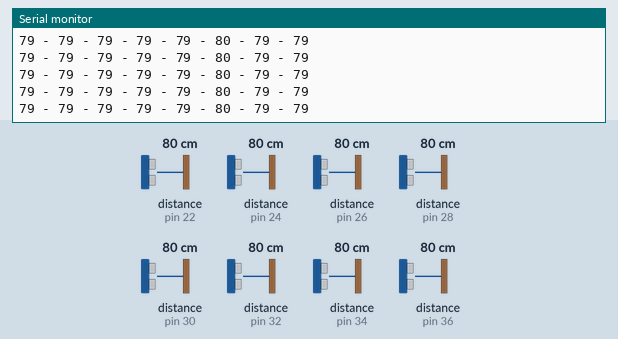
This sketch was run on a simulated Arduino Mega 2560, built with avr-gcc and run on an emulated ATmega2560. Shown: the last lines printed to the serial monitor. Wiring (inferred from the names in the program): 8 × ultrasonic range finder: trigger pin 23, echo pin 22 / trigger pin 25, echo pin 24 / trigger pin 27, echo pin 26 / trigger pin 29, echo pin 28 / trigger pin 31, echo pin 30 / trigger pin 33, echo pin 32 / trigger pin 35, echo pin 34 / trigger pin 37, echo pin 36. Inputs (shaded band) come from the test bench; at power-on: distance to the obstacle (sensors on pin 22, pin 24, pin 26, pin 28, pin 30, pin 34, pin 32, pin 36) 80 cm. The echo pulse lasts 58.3 µs per cm.

Above: at 1.2 s.
1.3 s: distance to the obstacle (sensor on pin 22) set to 2 cm
At 1.39 s:
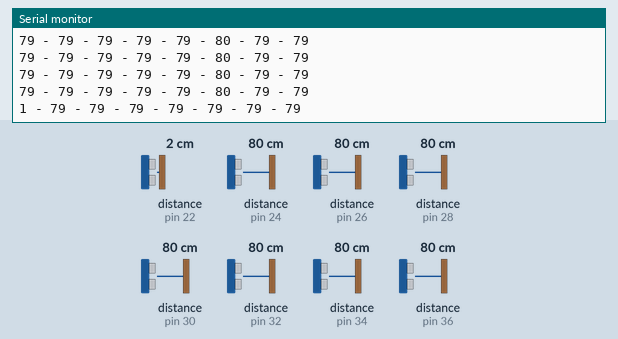
4.3 s: distance to the obstacle (sensor on pin 24) set to 299 cm
At 4.52 s:
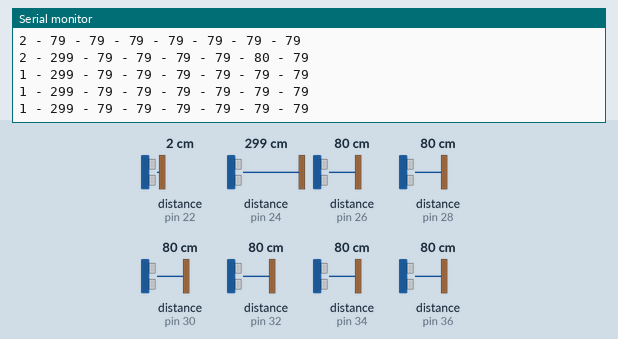
7.3 s: distance to the obstacle (sensor on pin 26) set to 35 cm
At 7.38 s:
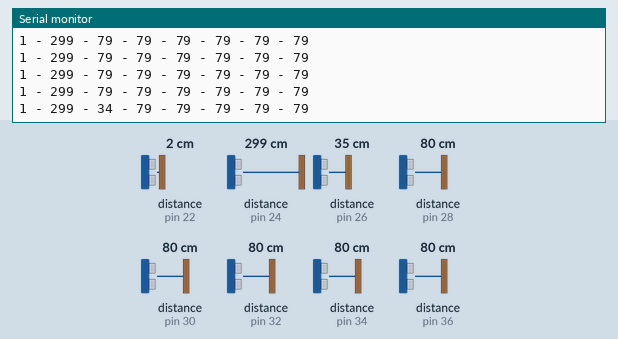
10.3 s: distance to the obstacle (sensor on pin 28) set to 18 cm
At 10.34 s:
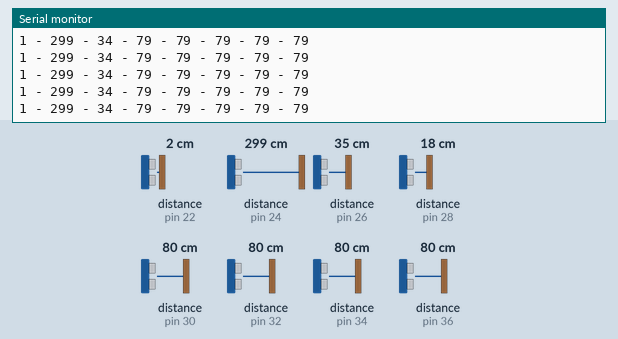
13.3 s: distance to the obstacle (sensor on pin 30) set to 4 cm
At 13.31 s:
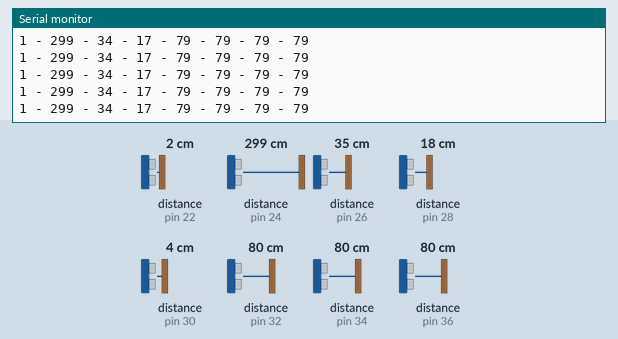
16.3 s: distance to the obstacle (sensor on pin 34) set to 35 cm
At 16.3 s:
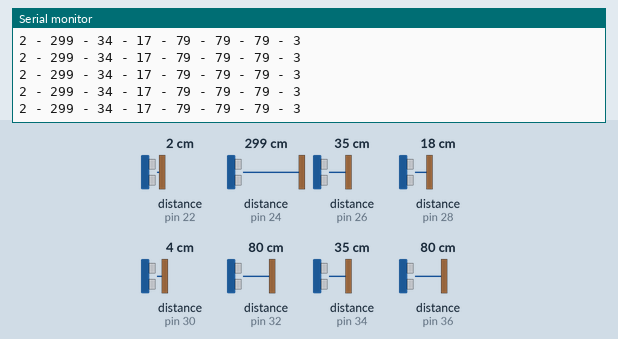
Timing chart, 0 to 19.3 s (numbered marks = the images above; inputs shaded):
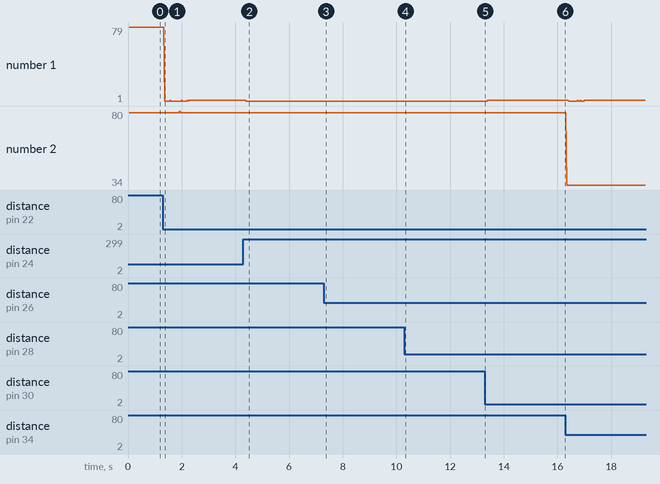

Measured:
- after the input at 1.3 s, the serial monitor: prints a new line after 0.07 s (image 1)
- after the input at 4.3 s, the serial monitor: prints a new line after 0.07 s (image 2)
- after the input at 7.3 s, the serial monitor: prints a new line after 0.07 s (image 3)
- plotted number 1: 79 → 2 after the input at 1.3 s, 1 → 2 after the input at 13.3 s

The sketch:

HLAV_mar10a.ino
```cpp
/*
-----------------------------
HLAV Version 1.0
Programer: Nikola Ciric
-----------------------------
*/


//Ultrasonic sensor pin definitions

#define FRONT_TRIG_1 23
#define FRONT_ECHO_1 22

#define FRONT_TRIG_2 25
#define FRONT_ECHO_2 24

#define RIGHT_TRIG_1 27
#define RIGHT_ECHO_1 26

#define RIGHT_TRIG_2 29
#define RIGHT_ECHO_2 28


#define LEFT_TRIG_1 35
#define LEFT_ECHO_1 34

#define LEFT_TRIG_2 37
#define LEFT_ECHO_2 36

#define BACK_TRIG_1 33
#define BACK_ECHO_1 32

#define BACK_TRIG_2 31
#define BACK_ECHO_2 30

//Declare variables
long duration, distance, FrontSensor1,FrontSensor2,RightSensor1, RightSensor2, LeftSensor1, LeftSensor2, BackSensor1, BackSensor2;

void setup()
{
Serial.begin (9600);

//set pin modes

pinMode(FRONT_TRIG_1, OUTPUT);
pinMode(FRONT_ECHO_1, INPUT);

pinMode(FRONT_TRIG_2, OUTPUT);
pinMode(FRONT_ECHO_2, INPUT);

pinMode(RIGHT_TRIG_1, OUTPUT);
pinMode(RIGHT_ECHO_1, INPUT);

pinMode(RIGHT_TRIG_2, OUTPUT);
pinMode(RIGHT_ECHO_2, INPUT);


pinMode(LEFT_TRIG_1, OUTPUT);
pinMode(LEFT_ECHO_1, INPUT);

pinMode(LEFT_TRIG_2, OUTPUT);
pinMode(LEFT_ECHO_2, INPUT);

pinMode(BACK_TRIG_1, OUTPUT);
pinMode(BACK_ECHO_1, INPUT);

pinMode(BACK_TRIG_2, OUTPUT);
pinMode(BACK_ECHO_2, INPUT);
}

void loop() {

FrontSensor1 = CalculateDistance(FRONT_TRIG_1, FRONT_ECHO_1 );
FrontSensor2 = CalculateDistance(FRONT_TRIG_2, FRONT_ECHO_2);
RightSensor1 = CalculateDistance(RIGHT_TRIG_1,RIGHT_ECHO_1 );
RightSensor2 = CalculateDistance(RIGHT_TRIG_2,RIGHT_ECHO_2 );
LeftSensor1 = CalculateDistance(LEFT_TRIG_1,LEFT_ECHO_1 );
LeftSensor2 = CalculateDistance(LEFT_TRIG_2,LEFT_ECHO_2 );
BackSensor1 = CalculateDistance(BACK_TRIG_1,BACK_ECHO_1 );
BackSensor2 = CalculateDistance(BACK_TRIG_2,BACK_ECHO_2 );

Serial.print(FrontSensor1);
Serial.print(" - ");
Serial.print(FrontSensor2);
Serial.print(" - ");
Serial.print(RightSensor1);
Serial.print(" - ");
Serial.print(RightSensor2);
Serial.print(" - ");
Serial.print(LeftSensor1);
Serial.print(" - ");
Serial.print(LeftSensor2);
Serial.print(" - ");
Serial.print(BackSensor1);
Serial.print(" - ");
Serial.println(BackSensor2);
}

long CalculateDistance(int trigPin,int echoPin) // Function to calculate distance
{
digitalWrite(trigPin, LOW);
delayMicroseconds(2);
digitalWrite(trigPin, HIGH);
delayMicroseconds(10);
digitalWrite(trigPin, LOW);
duration = pulseIn(echoPin, HIGH);
distance = (duration/2) / 29.1;
return distance;
}
```
